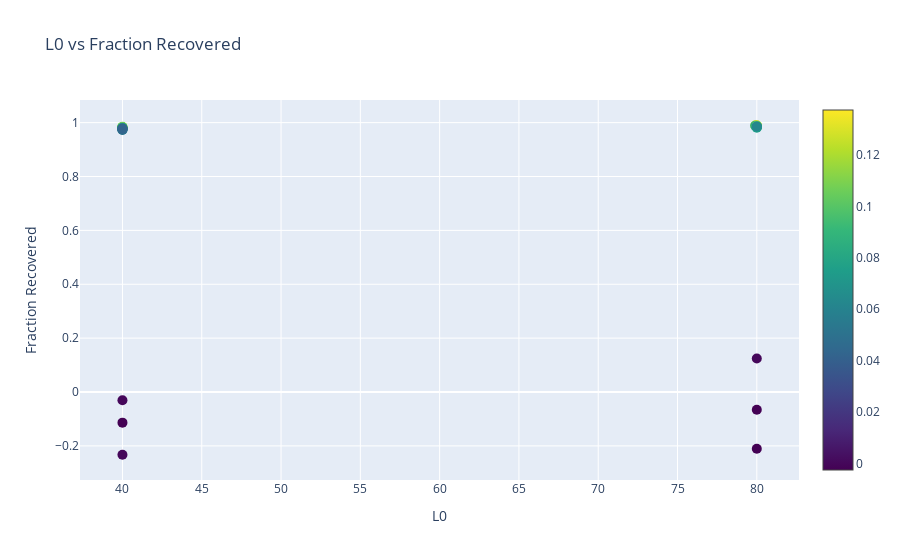

The notebook cell this image was saved under:
### Code cell
print(ae_paths)

# If not empty, this will filter to only include the specified class ids
intended_filter_class_ids = ["male / female", "professor / nurse"]
unintended_filter_class_ids = ["male / female", "professor / nurse"]
# intended_filter_class_ids = [0, 1, 2, 6]
# unintended_filter_class_ids = [0, 1, 2, 6]
# intended_filter_class_ids = ["male / female"]
# unintended_filter_class_ids = [1]
# unintended_filter_class_ids = [-4]

threshold = 0.1
threshold = 20

filename_filter = "_attrib"
filename_filter = "_auto_interp"

try:
    results_acc = add_ablation_diff_plotting_dict(
        ae_paths,
        plotting_results,
        threshold,
        intended_filter_class_ids,
        unintended_filter_class_ids,
        filename_filter,
        "acc",
    )
    # results_acc0 = add_ablation_diff_plotting_dict(
    #     ae_paths,
    #     plotting_results,
    #     threshold,
    #     intended_filter_class_ids,
    #     unintended_filter_class_ids,
    #     filename_counter,
    #     "loss"
    # )

    # l0_threshold = None
    # l0_threshold = 500

    custom_metric1 = "average_diff"
    custom_metric2 = "average_intended_diff"
    custom_metric3 = "average_unintended_diff"

    auto_interp_title = ""

    if "auto_interp" in filename_filter:
        auto_interp_title = "\n(Filtering features with auto-interp)"

    title = f"""Ablating Top {threshold} features from attribution patching.
                    Color is (intended class difference - unintended class difference).{auto_interp_title}"""

    # results_acc = filter_by_l0_threshold(results_acc, l0_threshold)
    # results_acc0 = filter_by_l0_threshold(results_acc0, l0_threshold)

    plot_3var_graph(results_acc, title, custom_metric1)
    plot_interactive_3var_graph(results_acc, custom_metric1)
    # plot_3var_graph(results_acc0, title, custom_metric1)
    # plot_3var_graph(results, title, custom_metric3)
except Exception as e:
    print("Error plotting, possibly due to missing class accuracies file.")
    print(e)

### Figure 1 — Plotly figure (JSON) as saved in the notebook; plotly's stock layout.template omitted (floating-point values rounded to 4 significant figures)
{"data": [{"hoverinfo": "text", "marker": {"color": [-0.0025, 0.115, 0.105, 0.1025, 0.1225, -0.0025, 0.125, 0.1225, 0.1225, 0.1375, 0.1075, 0.135, 0, 0.07, 0.065, 0.0625, 0.085, -0.0025, 0.0675, 0.0825, 0.0975, 0.1175, 0.1025, 0.075, 0, 0.045, 0.05, 0.05, 0.045, 0.09, 0, 0.06, 0.075, 0.075, 0.0625, 0.0425], "colorscale": [[0, "#440154"], [0.1111, "#482878"], [0.2222, "#3e4989"], [0.3333, "#31688e"], [0.4444, "#26828e"], [0.5556, "#1f9e89"], [0.6667, "#35b779"], [0.7778, "#6ece58"], [0.8889, "#b5de2b"], [1, "#fde725"]], "showscale": true, "size": 10}, "mode": "markers", "text": ["AE Path: ../dictionary_learning/dictionaries/gemma-2-2b_sweep_topk_ctx128_ef8_0824/resid_post_layer_11_checkpoints/trainer_1_step_0<br>L0: 40.0000<br>Frac Recovered: -0.1137<br>Custom Metric: -0.0025<br>Dict Size: 18432.0000<br>LR: 0.0002<br>L1 Penalty: 40.0000", "AE Path: ../dictionary_learning/dictionaries/gemma-2-2b_sweep_topk_ctx128_ef8_0824/resid_post_layer_11_checkpoints/trainer_1_step_19528<br>L0: 40.0000<br>Frac Recovered: 0.9831<br>Custom Metric: 0.1150<br>Dict Size: 18432.0000<br>LR: 0.0002<br>L1 Penalty: 40.0000", "AE Path: ../dictionary_learning/dictionaries/gemma-2-2b_sweep_topk_ctx128_ef8_0824/resid_post_layer_11_checkpoints/trainer_1_step_29292<br>L0: 39.9833<br>Frac Recovered: 0.9838<br>Custom Metric: 0.1050<br>Dict Size: 18432.0000<br>LR: 0.0002<br>L1 Penalty: 40.0000", "AE Path: ../dictionary_learning/dictionaries/gemma-2-2b_sweep_topk_ctx128_ef8_0824/resid_post_layer_11_checkpoints/trainer_1_step_4882<br>L0: 40.0000<br>Frac Recovered: 0.9771<br>Custom Metric: 0.1025<br>Dict Size: 18432.0000<br>LR: 0.0002<br>L1 Penalty: 40.0000", "AE Path: ../dictionary_learning/dictionaries/gemma-2-2b_sweep_topk_ctx128_ef8_0824/resid_post_layer_11_checkpoints/trainer_1_step_9764<br>L0: 40.0000<br>Frac Recovered: 0.9825<br>Custom Metric: 0.1225<br>Dict Size: 18432.0000<br>LR: 0.0002<br>L1 Penalty: 40.0000", "AE Path: ../dictionary_learning/dictionaries/gemma-2-2b_sweep_topk_ctx128_ef8_0824/resid_post_layer_11_checkpoints/trainer_2_step_0<br>L0: 80.0000<br>Frac Recovered: -0.2103<br>Custom Metric: -0.0025<br>Dict Size: 18432.0000<br>LR: 0.0002<br>L1 Penalty: 80.0000", "AE Path: ../dictionary_learning/dictionaries/gemma-2-2b_sweep_topk_ctx128_ef8_0824/resid_post_layer_11_checkpoints/trainer_2_step_19528<br>L0: 79.9000<br>Frac Recovered: 0.9897<br>Custom Metric: 0.1250<br>Dict Size: 18432.0000<br>LR: 0.0002<br>L1 Penalty: 80.0000", "AE Path: ../dictionary_learning/dictionaries/gemma-2-2b_sweep_topk_ctx128_ef8_0824/resid_post_layer_11_checkpoints/trainer_2_step_29292<br>L0: 80.0000<br>Frac Recovered: 0.9899<br>Custom Metric: 0.1225<br>Dict Size: 18432.0000<br>LR: 0.0002<br>L1 Penalty: 80.0000", "AE Path: ../dictionary_learning/dictionaries/gemma-2-2b_sweep_topk_ctx128_ef8_0824/resid_post_layer_11_checkpoints/trainer_2_step_4882<br>L0: 80.0000<br>Frac Recovered: 0.9861<br>Custom Metric: 0.1225<br>Dict Size: 18432.0000<br>LR: 0.0002<br>L1 Penalty: 80.0000", "AE Path: ../dictionary_learning/dictionaries/gemma-2-2b_sweep_topk_ctx128_ef8_0824/resid_post_layer_11_checkpoints/trainer_2_step_9764<br>L0: 80.0000<br>Frac Recovered: 0.9886<br>Custom Metric: 0.1375<br>Dict Size: 18432.0000<br>LR: 0.0002<br>L1 Penalty: 80.0000", "AE Path: ../dictionary_learning/dictionaries/gemma-2-2b_sweep_topk_ctx128_ef8_0824/resid_post_layer_11_checkpoints/trainer_1_step_48828<br>L0: 40.0000<br>Frac Recovered: 0.9844<br>Custom Metric: 0.1075<br>Dict Size: 18432.0000<br>LR: 0.0002<br>L1 Penalty: 40.0000", "AE Path: ../dictionary_learning/dictionaries/gemma-2-2b_sweep_topk_ctx128_ef8_0824/resid_post_layer_11_checkpoints/trainer_2_step_48828<br>L0: 79.9542<br>Frac Recovered: 0.9903<br>Custom Metric: 0.1350<br>Dict Size: 18432.0000<br>LR: 0.0002<br>L1 Penalty: 80.0000", "AE Path: ../dictionary_learning/dictionaries/gemma-2-2b_sweep_topk_ctx128_ef8_0824/resid_post_layer_15_checkpoints/trainer_1_step_0<br>L0: 40.0000<br>Frac Recovered: -0.2329<br>Custom Metric: 0.0000<br>Dict Size: 18432.0000<br>LR: 0.0002<br>L1 Penalty: 40.0000", "AE Path: ../dictionary_learning/dictionaries/gemma-2-2b_sweep_topk_ctx128_ef8_0824/resid_post_layer_15_checkpoints/trainer_1_step_19528<br>L0: 39.9958<br>Frac Recovered: 0.9789<br>Custom Metric: 0.0700<br>Dict Size: 18432.0000<br>LR: 0.0002<br>L1 Penalty: 40.0000", "AE Path: ../dictionary_learning/dictionaries/gemma-2-2b_sweep_topk_ctx128_ef8_0824/resid_post_layer_15_checkpoints/trainer_1_step_29292<br>L0: 39.9917<br>Frac Recovered: 0.9797<br>Custom Metric: 0.0650<br>Dict Size: 18432.0000<br>LR: 0.0002<br>L1 Penalty: 40.0000", "AE Path: ../dictionary_learning/dictionaries/gemma-2-2b_sweep_topk_ctx128_ef8_0824/resid_post_layer_15_checkpoints/trainer_1_step_4882<br>L0: 40.0000<br>Frac Recovered: 0.9736<br>Custom Metric: 0.0625<br>Dict Size: 18432.0000<br>LR: 0.0002<br>L1 Penalty: 40.0000", "AE Path: ../dictionary_learning/dictionaries/gemma-2-2b_sweep_topk_ctx128_ef8_0824/resid_post_layer_15_checkpoints/trainer_1_step_9764<br>L0: 40.0000<br>Frac Recovered: 0.9776<br>Custom Metric: 0.0850<br>Dict Size: 18432.0000<br>LR: 0.0002<br>L1 Penalty: 40.0000", "AE Path: ../dictionary_learning/dictionaries/gemma-2-2b_sweep_topk_ctx128_ef8_0824/resid_post_layer_15_checkpoints/trainer_2_step_0<br>L0: 80.0000<br>Frac Recovered: -0.0656<br>Custom Metric: -0.0025<br>Dict Size: 18432.0000<br>LR: 0.0002<br>L1 Penalty: 80.0000", "AE Path: ../dictionary_learning/dictionaries/gemma-2-2b_sweep_topk_ctx128_ef8_0824/resid_post_layer_15_checkpoints/trainer_2_step_19528<br>L0: 80.0000<br>Frac Recovered: 0.9874<br>Custom Metric: 0.0675<br>Dict Size: 18432.0000<br>LR: 0.0002<br>L1 Penalty: 80.0000", "AE Path: ../dictionary_learning/dictionaries/gemma-2-2b_sweep_topk_ctx128_ef8_0824/resid_post_layer_15_checkpoints/trainer_2_step_29292<br>L0: 79.9000<br>Frac Recovered: 0.9880<br>Custom Metric: 0.0825<br>Dict Size: 18432.0000<br>LR: 0.0002<br>L1 Penalty: 80.0000", "AE Path: ../dictionary_learning/dictionaries/gemma-2-2b_sweep_topk_ctx128_ef8_0824/resid_post_layer_15_checkpoints/trainer_2_step_4882<br>L0: 80.0000<br>Frac Recovered: 0.9839<br>Custom Metric: 0.0975<br>Dict Size: 18432.0000<br>LR: 0.0002<br>L1 Penalty: 80.0000", "AE Path: ../dictionary_learning/dictionaries/gemma-2-2b_sweep_topk_ctx128_ef8_0824/resid_post_layer_15_checkpoints/trainer_2_step_9764<br>L0: 80.0000<br>Frac Recovered: 0.9866<br>Custom Metric: 0.1175<br>Dict Size: 18432.0000<br>LR: 0.0002<br>L1 Penalty: 80.0000", "AE Path: ../dictionary_learning/dictionaries/gemma-2-2b_sweep_topk_ctx128_ef8_0824/resid_post_layer_15_checkpoints/trainer_2_step_48828<br>L0: 80.0000<br>Frac Recovered: 0.9884<br>Custom Metric: 0.1025<br>Dict Size: 18432.0000<br>LR: 0.0002<br>L1 Penalty: 80.0000", "AE Path: ../dictionary_learning/dictionaries/gemma-2-2b_sweep_topk_ctx128_ef8_0824/resid_post_layer_15_checkpoints/trainer_1_step_48828<br>L0: 40.0000<br>Frac Recovered: 0.9807<br>Custom Metric: 0.0750<br>Dict Size: 18432.0000<br>LR: 0.0002<br>L1 Penalty: 40.0000", "AE Path: ../dictionary_learning/dictionaries/gemma-2-2b_sweep_topk_ctx128_ef8_0824/resid_post_layer_19_checkpoints/trainer_1_step_0<br>L0: 40.0000<br>Frac Recovered: -0.0305<br>Custom Metric: 0.0000<br>Dict Size: 18432.0000<br>LR: 0.0002<br>L1 Penalty: 40.0000", "AE Path: ../dictionary_learning/dictionaries/gemma-2-2b_sweep_topk_ctx128_ef8_0824/resid_post_layer_19_checkpoints/trainer_1_step_19528<br>L0: 40.0000<br>Frac Recovered: 0.9767<br>Custom Metric: 0.0450<br>Dict Size: 18432.0000<br>LR: 0.0002<br>L1 Penalty: 40.0000", "AE Path: ../dictionary_learning/dictionaries/gemma-2-2b_sweep_topk_ctx128_ef8_0824/resid_post_layer_19_checkpoints/trainer_1_step_29292<br>L0: 40.0000<br>Frac Recovered: 0.9777<br>Custom Metric: 0.0500<br>Dict Size: 18432.0000<br>LR: 0.0002<br>L1 Penalty: 40.0000", "AE Path: ../dictionary_learning/dictionaries/gemma-2-2b_sweep_topk_ctx128_ef8_0824/resid_post_layer_19_checkpoints/trainer_1_step_4882<br>L0: 40.0000<br>Frac Recovered: 0.9729<br>Custom Metric: 0.0500<br>Dict Size: 18432.0000<br>LR: 0.0002<br>L1 Penalty: 40.0000", "AE Path: ../dictionary_learning/dictionaries/gemma-2-2b_sweep_topk_ctx128_ef8_0824/resid_post_layer_19_checkpoints/trainer_1_step_9764<br>L0: 40.0000<br>Frac Recovered: 0.9756<br>Custom Metric: 0.0450<br>Dict Size: 18432.0000<br>LR: 0.0002<br>L1 Penalty: 40.0000", "AE Path: ../dictionary_learning/dictionaries/gemma-2-2b_sweep_topk_ctx128_ef8_0824/resid_post_layer_19_checkpoints/trainer_2_step_19528<br>L0: 80.0000<br>Frac Recovered: 0.9847<br>Custom Metric: 0.0900<br>Dict Size: 18432.0000<br>LR: 0.0002<br>L1 Penalty: 80.0000", "AE Path: ../dictionary_learning/dictionaries/gemma-2-2b_sweep_topk_ctx128_ef8_0824/resid_post_layer_19_checkpoints/trainer_2_step_0<br>L0: 80.0000<br>Frac Recovered: 0.1242<br>Custom Metric: 0.0000<br>Dict Size: 18432.0000<br>LR: 0.0002<br>L1 Penalty: 80.0000", "AE Path: ../dictionary_learning/dictionaries/gemma-2-2b_sweep_topk_ctx128_ef8_0824/resid_post_layer_19_checkpoints/trainer_2_step_29292<br>L0: 80.0000<br>Frac Recovered: 0.9849<br>Custom Metric: 0.0600<br>Dict Size: 18432.0000<br>LR: 0.0002<br>L1 Penalty: 80.0000", "AE Path: ../dictionary_learning/dictionaries/gemma-2-2b_sweep_topk_ctx128_ef8_0824/resid_post_layer_19_checkpoints/trainer_2_step_4882<br>L0: 80.0000<br>Frac Recovered: 0.9815<br>Custom Metric: 0.0750<br>Dict Size: 18432.0000<br>LR: 0.0002<br>L1 Penalty: 80.0000", "AE Path: ../dictionary_learning/dictionaries/gemma-2-2b_sweep_topk_ctx128_ef8_0824/resid_post_layer_19_checkpoints/trainer_2_step_9764<br>L0: 80.0000<br>Frac Recovered: 0.9837<br>Custom Metric: 0.0750<br>Dict Size: 18432.0000<br>LR: 0.0002<br>L1 Penalty: 80.0000", "AE Path: ../dictionary_learning/dictionaries/gemma-2-2b_sweep_topk_ctx128_ef8_0824/resid_post_layer_19_checkpoints/trainer_2_step_48828<br>L0: 80.0000<br>Frac Recovered: 0.9854<br>Custom Metric: 0.0625<br>Dict Size: 18432.0000<br>LR: 0.0002<br>L1 Penalty: 80.0000", "AE Path: ../dictionary_learning/dictionaries/gemma-2-2b_sweep_topk_ctx128_ef8_0824/resid_post_layer_19_checkpoints/trainer_1_step_48828<br>L0: 40.0000<br>Frac Recovered: 0.9781<br>Custom Metric: 0.0425<br>Dict Size: 18432.0000<br>LR: 0.0002<br>L1 Penalty: 40.0000"], "type": "scatter", "x": [40, 40, 39.98, 40, 40, 80, 79.9, 80, 80, 80, 40, 79.95, 40, 40.0, 39.99, 40, 40, 80, 80, 79.9, 80, 80, 80, 40, 40, 40, 40, 40, 40, 80, 80, 80, 80, 80, 80, 40], "y": [-0.1137, 0.9831, 0.9838, 0.9771, 0.9825, -0.2103, 0.9897, 0.9899, 0.9861, 0.9886, 0.9844, 0.9903, -0.2329, 0.9789, 0.9797, 0.9736, 0.9776, -0.06557, 0.9874, 0.988, 0.9839, 0.9866, 0.9884, 0.9807, -0.03053, 0.9767, 0.9777, 0.9729, 0.9756, 0.9847, 0.1242, 0.9849, 0.9815, 0.9837, 0.9854, 0.9781]}], "layout": {"hovermode": "closest", "title": {"text": "L0 vs Fraction Recovered"}, "xaxis": {"title": {"text": "L0"}}, "yaxis": {"title": {"text": "Fraction Recovered"}}}}
